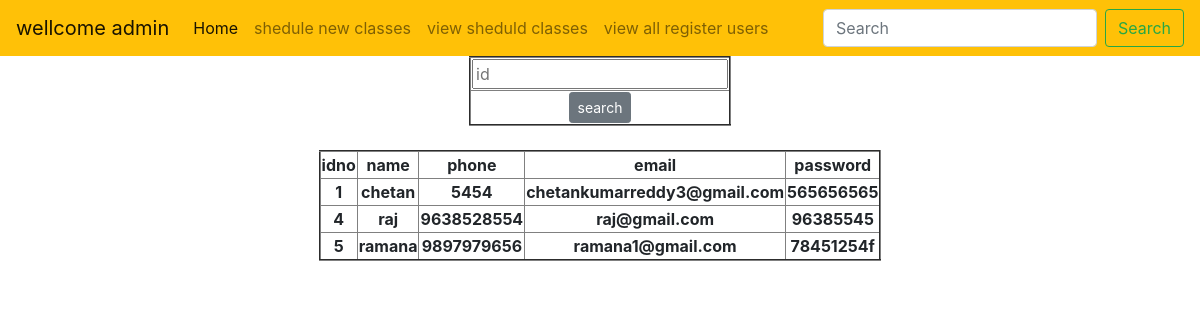
Before: /view_all_registerd_users/ with the older database file.
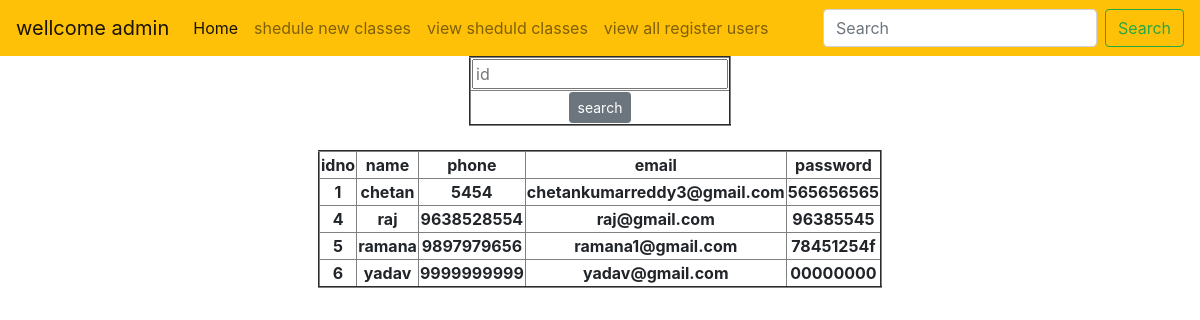
After: the same page with the newer database file.
### app0101/models.py (models this page shows)
class user_register(models.Model):
    Idno = models.AutoField(primary_key=True)
    Name = models.CharField(max_length=50)
    Contact_No = models.IntegerField(unique=True)
    Email = models.EmailField(unique=True)
    Password = models.CharField(max_length=50)

### app0101/views.py (the view)
# urls.py: path('view_all_registerd_users/',views.view_all_registerd_users,name='view_all_registerd_users'),
def view_all_registerd_users(request):
    register_users = user_register.objects.all()
    return render(request, 'view_all_registerd_users.html', {'users':register_users})

### templates/view_all_registerd_users.html (shortened to what this page needs)
{% extends 'admin_common_page.html' %}
{% block acomn %}
        <form action="{% url 'search_users' %}"method="post">
    <table align="center" border="2">
    <tr>
        <th>
            <input type="number" placeholder="id" name="s1" required >
        </th>
    </tr>
    <tr>
    <th style="text-align: center">
        <button type="submit" class="btn btn-secondary btn-sm">search</button>
    </th>
</tr>
    </table>
    </form>
    <table align="center" border="2">
       <tr>
           <br>
        <th>idno</th>
        <th>name</th>
        <th>phone</th>
        <th>email</th>
        <th>password</th>
    </tr>
    {% for i in users %}
        <tr>
        <th>{{ i.Idno }}</th>
        <th>{{ i.Name }}</th>
        <th>{{ i.Contact_No }}</th>
        <th>{{ i.Email }}</th>
        <th>{{ i.Password }}</th>
        </tr>
    {% endfor %}
    </table>
{% endblock %}

Changed rows visible on the page:
added user_register: Idno "6", Name "yadav", Contact_No "9999999999", Email "yadav@gmail.com", Password "00000000"
